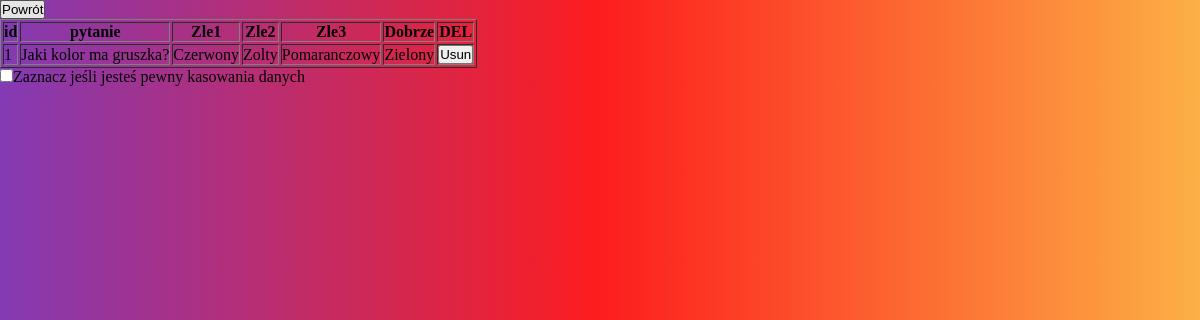
/zmiana.php, run on an earlier commit of the app's database.
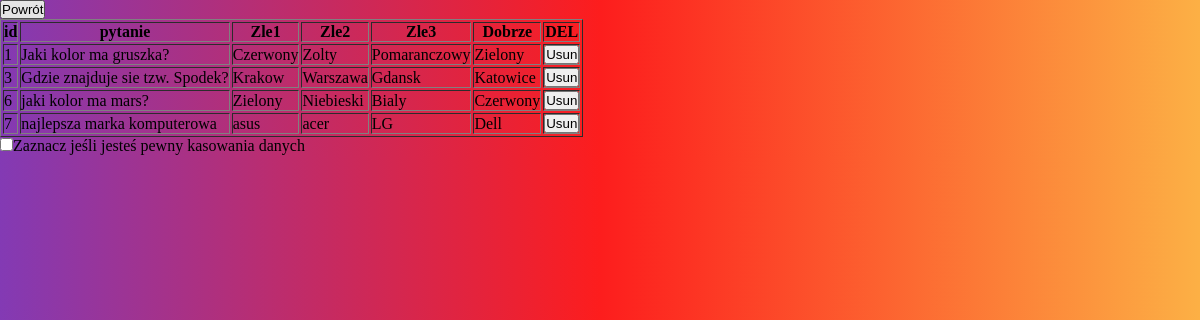
And on a later commit of the database.
### tables this page shows
CREATE TABLE `kontent` (
  `id` tinyint(4) NOT NULL,
  `pytanie` text NOT NULL,
  `odpZ` text NOT NULL,
  `odpZ2` text NOT NULL,
  `odpZ3` text NOT NULL,
  `odpG` text NOT NULL
);

### zmiana.php (the view, shortened to what this page needs)
<!DOCTYPE html>
<html lang="en">
<head>
    <link rel='stylesheet' href='styles.css'>
</head>
<body>
<form method="GET">
    <button name="back" value="back">Powrót</button>
</form>
<?php
$con = new mysqli("localhost","root","","quiz");
echo "<form method='GET'>";
echo "<table border=1>";
echo "<tr>";
$Kolumny = ["id","pytanie","Zle1","Zle2","Zle3","Dobrze","DEL"];
for($i=0;$i<count($Kolumny);$i++){
    echo "<th>".$Kolumny[$i]."</th>";
}
echo "</tr>";
$sql2 = "SELECT * FROM kontent";
$result2 = $con->query($sql2);
while($row2 = $result2->fetch_row()){
    echo "<tr>";
    echo "<td>".$row2[0]."</td>";
    echo "<td>".$row2[1]."</td>";
    echo "<td>".$row2[2]."</td>";
    echo "<td>".$row2[3]."</td>";
    echo "<td>".$row2[4]."</td>";
    echo "<td>".$row2[5]."</td>";
    echo "<td>"."<button name='delete' value='".$row2[0]."'>Usun</button>"."</td>";
    echo "</tr>";
}
echo "</table>";
echo "<input type='checkbox' name='zgoda' value='Zgoda'>";
echo "<label for='zgoda'>Zaznacz jeśli jesteś pewny kasowania danych</label>";
echo "</form>";
?>
</body>
</html>

### styles.css (style rules this page uses)
* { margin: 0; padding: 0; }
body { background: rgb(131,58,180); background: linear-gradient(90deg, rgba(131,58,180,1) 0%, rgba(253,29,29,1) 50%, rgba(252,176,69,1) 100%); }

What changed in the data, as far as the page shows it:
added kontent: id "3", pytanie "Gdzie znajduje sie tzw. Spodek?", odpZ "Krakow", odpZ2 "Warszawa", odpZ3 "Gdansk", odpG "Katowice"
added kontent: id "6", pytanie "jaki kolor ma mars?", odpZ "Zielony", odpZ2 "Niebieski", odpZ3 "Bialy", odpG "Czerwony"
added kontent: id "7", pytanie "najlepsza marka komputerowa", odpZ "asus", odpZ2 "acer", odpZ3 "LG", odpG "Dell"
